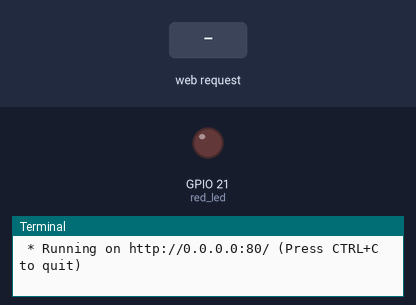
Simulated run of this program. Board: Raspberry Pi (BCM pin numbers). Shown: output pins drawn as LEDs (lit = HIGH), the last lines printed to the terminal. Inputs (shaded band) come from the test bench. The clock reads 2024-03-15 10:24:30 at power-on unless the program sets it.

Above: at 1.2 s.
1.3 s: HTTP request for /ledon received
At 1.6 s:
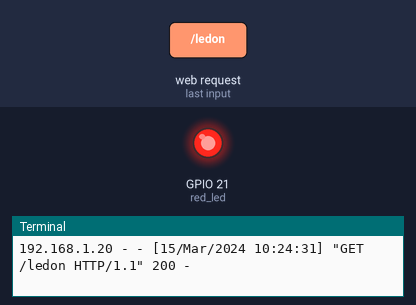
4.3 s: HTTP request for /ledoff received
At 5.1 s:
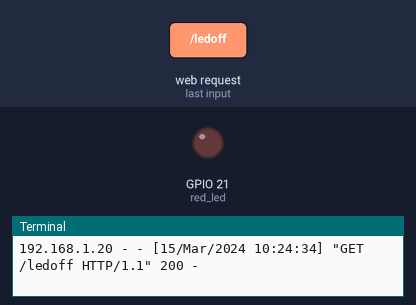
Timing chart, 0 to 7.3 s (numbered marks = the images above; inputs shaded):
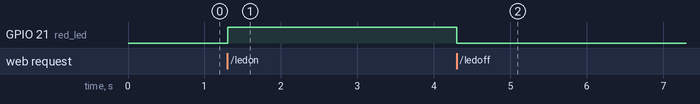

The program:

Raspberry_Pi_main_20.py
```python
from flask import Flask                        # 웹 서버 만드는 Flask 라이브러리
from gpiozero import LED                       # 라즈베리 파이 GPIO 핀 제어 라이브러리

app = Flask(__name__)                          # Flask 앱 생성

red_led = LED(21)                              # 21번 핀에 연결된 LED 설정

@app.route('/')                                # 기본 주소(/) 접속 시 실행
def flask():
   return "hello Flask"                        # 브라우저에 텍스트 출력

@app.route('/ledon')                           # /ledon 주소 접속 시 실행
def ledOn():
   red_led.on()                                # LED 켜기
   return "<h1> LED ON </h1> "                 # 브라우저에 결과 출력

@app.route('/ledoff')                          # /ledoff 주소 접속 시 실행
def LedOff():
   red_led.off()                               # LED 켜기
   return "<h1> LED OFF </h1>"                 # 브라우저에 결과 출력

if __name__ == "__main__":
   app.run(host = "0.0.0.0", port = "80")      # 모든 IP(0.0.0.0)에서 80번 포트로 서버 실행
```

Measured:
- after the input at 1.3 s, GPIO 21 (red_led): LOW → HIGH at once
- after the input at 4.3 s, GPIO 21 (red_led): HIGH → LOW at once
